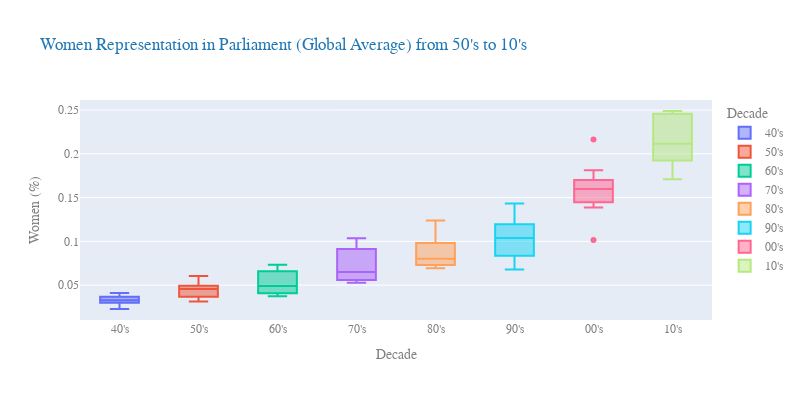

Notebook code for this chart:
### Code cell
fig = px.box(df, x="decade", y="women_perc", color="decade",
             title="Women Representation in Parliament (Global Average) from 50's to 10's ",
             labels=dict(women_perc='Women (%)', decade='Decade')
)

fig.update_layout(
        font_family="Courier New",
        font_color="grey",
        title_font_family="Courier New",
        title_font_color="#1f77b4",
        legend_title_font_color="grey",
        autosize=False,
        width=800,
        height=400
        )

fig.show()

### Figure 1 — Plotly figure (JSON) as saved in the notebook; plotly's stock layout.template omitted (floating-point values rounded to 4 significant figures)
{"data": [{"alignmentgroup": "True", "hovertemplate": "Decade=%{x}<br>Women (%)=%{y}<extra></extra>", "legendgroup": "40's", "marker": {"color": "#636efa"}, "name": "40's", "notched": false, "offsetgroup": "40's", "orientation": "v", "showlegend": true, "type": "box", "x": ["40's", "40's", "40's", "40's", "40's"], "x0": " ", "xaxis": "x", "y": [0.03222, 0.03519, 0.02273, 0.03263, 0.04105], "y0": " ", "yaxis": "y"}, {"alignmentgroup": "True", "hovertemplate": "Decade=%{x}<br>Women (%)=%{y}<extra></extra>", "legendgroup": "50's", "marker": {"color": "#EF553B"}, "name": "50's", "notched": false, "offsetgroup": "50's", "orientation": "v", "showlegend": true, "type": "box", "x": ["50's", "50's", "50's", "50's", "50's", "50's", "50's", "50's", "50's", "50's"], "x0": " ", "xaxis": "x", "y": [0.03667, 0.04429, 0.04938, 0.04714, 0.06043, 0.03214, 0.04917, 0.0487, 0.04333, 0.03143], "y0": " ", "yaxis": "y"}, {"alignmentgroup": "True", "hovertemplate": "Decade=%{x}<br>Women (%)=%{y}<extra></extra>", "legendgroup": "60's", "marker": {"color": "#00cc96"}, "name": "60's", "notched": false, "offsetgroup": "60's", "orientation": "v", "showlegend": true, "type": "box", "x": ["60's", "60's", "60's", "60's", "60's", "60's", "60's", "60's", "60's", "60's"], "x0": " ", "xaxis": "x", "y": [0.04321, 0.03739, 0.0504, 0.07333, 0.03963, 0.055, 0.06571, 0.06571, 0.0408, 0.04767], "y0": " ", "yaxis": "y"}, {"alignmentgroup": "True", "hovertemplate": "Decade=%{x}<br>Women (%)=%{y}<extra></extra>", "legendgroup": "70's", "marker": {"color": "#ab63fa"}, "name": "70's", "notched": false, "offsetgroup": "70's", "orientation": "v", "showlegend": true, "type": "box", "x": ["70's", "70's", "70's", "70's", "70's", "70's", "70's", "70's", "70's", "70's"], "x0": " ", "xaxis": "x", "y": [0.055, 0.08444, 0.05741, 0.06129, 0.06875, 0.09318, 0.1037, 0.05281, 0.05583, 0.09132], "y0": " ", "yaxis": "y"}, {"alignmentgroup": "True", "hovertemplate": "Decade=%{x}<br>Women (%)=%{y}<extra></extra>", "legendgroup": "80's", "marker": {"color": "#FFA15A"}, "name": "80's", "notched": false, "offsetgroup": "80's", "orientation": "v", "showlegend": true, "type": "box", "x": ["80's", "80's", "80's", "80's", "80's", "80's", "80's", "80's", "80's", "80's"], "x0": " ", "xaxis": "x", "y": [0.07625, 0.1071, 0.06941, 0.07303, 0.06974, 0.09813, 0.1239, 0.08286, 0.08774, 0.07767], "y0": " ", "yaxis": "y"}, {"alignmentgroup": "True", "hovertemplate": "Decade=%{x}<br>Women (%)=%{y}<extra></extra>", "legendgroup": "90's", "marker": {"color": "#19d3f3"}, "name": "90's", "notched": false, "offsetgroup": "90's", "orientation": "v", "showlegend": true, "type": "box", "x": ["90's", "90's", "90's", "90's", "90's", "90's", "90's", "90's", "90's", "90's"], "x0": " ", "xaxis": "x", "y": [0.07857, 0.1071, 0.06771, 0.08364, 0.1196, 0.1082, 0.0927, 0.1007, 0.1432, 0.1349], "y0": " ", "yaxis": "y"}, {"alignmentgroup": "True", "hovertemplate": "Decade=%{x}<br>Women (%)=%{y}<extra></extra>", "legendgroup": "00's", "marker": {"color": "#FF6692"}, "name": "00's", "notched": false, "offsetgroup": "00's", "orientation": "v", "showlegend": true, "type": "box", "x": ["00's", "00's", "00's", "00's", "00's", "00's", "00's", "00's", "00's", "00's"], "x0": " ", "xaxis": "x", "y": [0.1016, 0.1546, 0.1581, 0.1385, 0.1447, 0.1812, 0.1648, 0.1616, 0.17, 0.2163], "y0": " ", "yaxis": "y"}, {"alignmentgroup": "True", "hovertemplate": "Decade=%{x}<br>Women (%)=%{y}<extra></extra>", "legendgroup": "10's", "marker": {"color": "#B6E880"}, "name": "10's", "notched": false, "offsetgroup": "10's", "orientation": "v", "showlegend": true, "type": "box", "x": ["10's", "10's", "10's", "10's", "10's", "10's", "10's", "10's", "10's"], "x0": " ", "xaxis": "x", "y": [0.1756, 0.2115, 0.171, 0.2489, 0.2172, 0.2094, 0.1979, 0.2453, 0.2466], "y0": " ", "yaxis": "y"}], "layout": {"autosize": false, "boxmode": "overlay", "font": {"color": "grey", "family": "Courier New"}, "height": 400, "legend": {"title": {"font": {"color": "grey"}, "text": "Decade"}, "tracegroupgap": 0}, "title": {"font": {"color": "#1f77b4", "family": "Courier New"}, "text": "Women Representation in Parliament (Global Average) from 50's to 10's "}, "width": 800, "xaxis": {"anchor": "y", "categoryarray": ["40's", "50's", "60's", "70's", "80's", "90's", "00's", "10's"], "categoryorder": "array", "domain": [0, 1], "title": {"text": "Decade"}}, "yaxis": {"anchor": "x", "domain": [0, 1], "title": {"text": "Women (%)"}}}}
